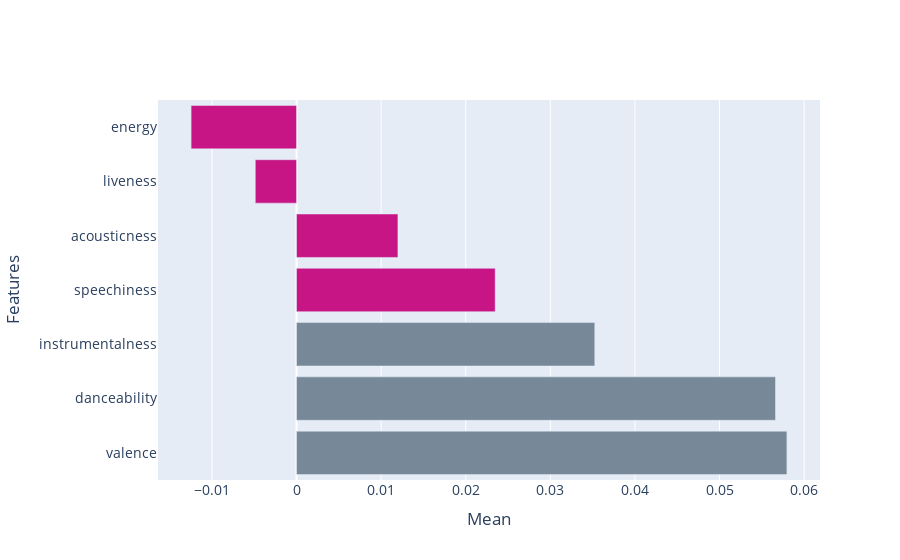

Source (notebook cell):
### Code cell
import plotly.graph_objects as go

colors = ['lightslategray','lightslategray','lightslategray',
'mediumvioletred','mediumvioletred','mediumvioletred','mediumvioletred']
dif_features = features_jaimin.mean() - features_mukul.mean()

index = dif_features.sort_values(ascending = False).index

#Plot
fig = go.Figure(go.Bar(x=dif_features.sort_values(ascending = False), y=index, orientation='h', marker_color=colors))

#Create Legend
gray_patch = mpatches.Patch(color ='lightslategray', label = 'Jaimin')
violet_patch = mpatches.Patch(color = 'mediumvioletred', label = 'Mukul')
fig.update_layout(legend=dict(orientation="h", yanchor="bottom", y=-0.2, xanchor="right", x=1))

#labels
fig.update_layout(xaxis_title='Mean', yaxis_title='Features', font=dict(size=14))
fig.show()

### Figure 1 — Plotly figure (JSON) as saved in the notebook; plotly's stock layout.template omitted (floating-point values rounded to 4 significant figures)
{"data": [{"marker": {"color": ["lightslategray", "lightslategray", "lightslategray", "mediumvioletred", "mediumvioletred", "mediumvioletred", "mediumvioletred"]}, "orientation": "h", "type": "bar", "x": [0.05796, 0.05662, 0.03525, 0.02348, 0.01199, -0.004875, -0.01246], "y": ["valence", "danceability", "instrumentalness", "speechiness", "acousticness", "liveness", "energy"]}], "layout": {"font": {"size": 14}, "legend": {"orientation": "h", "x": 1, "xanchor": "right", "y": -0.2, "yanchor": "bottom"}, "xaxis": {"title": {"text": "Mean"}}, "yaxis": {"title": {"text": "Features"}}}}
